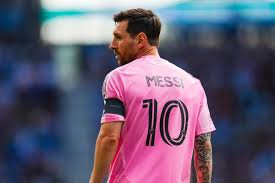
#> input picture dataset/person1/img1.jpg, 275 x 183 px; its folder holds only this picture in this run
$ python test_images.py
#> lines starting #> are read from the running program, lines starting #| are printed output that depends on the picture
import cv2
import os

face_detector = cv2.CascadeClassifier(
    cv2.data.haarcascades + "haarcascade_frontalface_default.xml"
)

print("Testing face detection on dataset images:\n")

for person in os.listdir("dataset"):
    person_path = os.path.join("dataset", person)
    if not os.path.isdir(person_path):
        continue

    print(f"--- {person} ---")
    for img_name in os.listdir(person_path):
        img_path = os.path.join(person_path, img_name)
        img = cv2.imread(img_path)
#> img is the input picture: shape (183, 275, 3); mean B, G, R 113.4, 90.2, 101

        if img is None:
            print(f"  {img_name}: ❌ Cannot read image")
            continue

        print(f"  {img_name}: Image size = {img.shape}")
#|   img1.jpg: Image size = (183, 275, 3)

        gray = cv2.cvtColor(img, cv2.COLOR_BGR2GRAY)
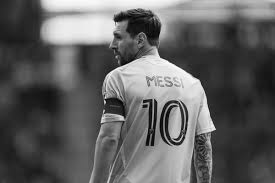
#> gray: shape (183, 275); min 1, max 253, mean 96
        faces = face_detector.detectMultiScale(gray, 1.3, 5)
#> faces = ()

        if len(faces) == 0:
            print(f"    ❌ No face detected!")
            # Try with more relaxed parameters
            faces = face_detector.detectMultiScale(gray, 1.1, 3, minSize=(20, 20))
            if len(faces) > 0:
                print(f"    ⚠️  Face found with relaxed parameters: {len(faces)} face(s)")
        else:
            print(f"    ✅ Face detected: {len(faces)} face(s)")
    print()
#> pass 2 of the loop `for person in os.listdir("dataset"):`:
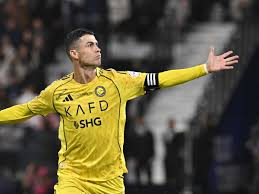
#> input picture dataset/person2/img1.jpg, 259 x 194 px
#> img is the input picture: shape (194, 259, 3); mean B, G, R 59.8, 84.2, 91
#|   img1.jpg: Image size = (194, 259, 3)
#> `gray = cv2.cvtColor(img, cv2.COLOR_BGR2GRAY)`:
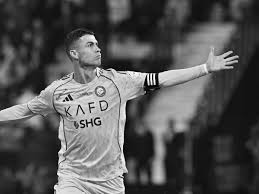
#> gray: shape (194, 259); min 0, max 255, mean 83.4
#> `faces = face_detector.detectMultiScale(gray, 1.1, 3, minSize=(20, 20))`: faces = [[199, 149, 42, 42]]
#|     ⚠️  Face found with relaxed parameters: 1 face(s)
